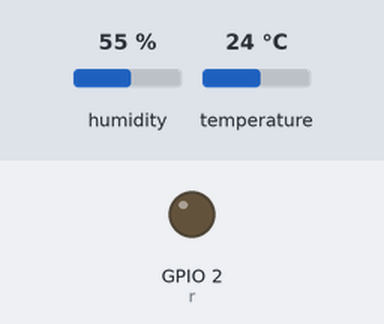
A program run on a simulated ESP32 board running MicroPython. Shown: output pins drawn as LEDs (lit = HIGH). Inputs (shaded band) come from the test bench; at power-on: humidity 55 %, temperature 24 °C. WiFi joins after 1.5 s; web requests get an empty 200 reply after 0.4 s; what the program prints to the serial console is not drawn.

Above: at 1.3 s.
1.4 s: humidity set to 69 %
9.4 s: humidity set to 72 %
At 14.9 s:
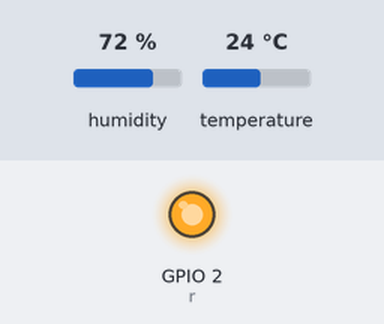
16.6 s: humidity set to 22 %
At 21.8 s:
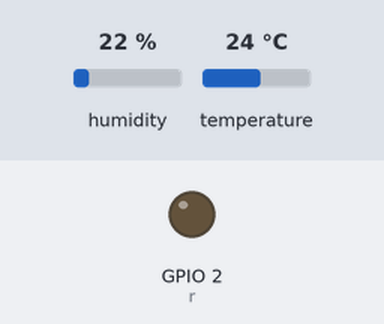
23.8 s: humidity set to 88 %
At 27.5 s:
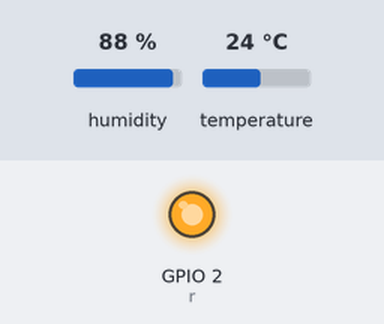
Timing chart, 0 to 29.0 s (numbered marks = the images above; inputs shaded):
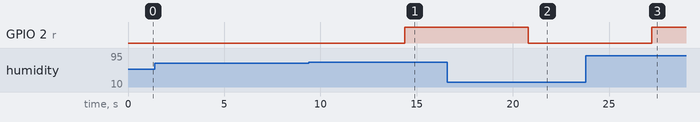

The program:

Projeto_IoT_Esta__o_Meteorol_gica_no_ESP32.py
```python
#Rodrigo Yuji Kawakani
#Importando bibliotecas utilizadas no projeto
import urequests
import dht
import machine
import time

#Função "conecta" para conexão wi-fi
def conecta(ssid, senha):
    import network
    import time
    station = network.WLAN(network.STA_IF)
    station.active(True)
    station.connect(ssid, senha)
    for t in range(50):
        if station.isconnected():
            break
    time.sleep(0.1)
    return station

#Verificando a conexão
print("Conectando...")
station = conecta("nome wi-fi", "senha wi-fi") #Inserir nome e senha do wi-fi
if not station.isconnected():
    print("Não conectado!\n")
else:
    print("Conectado!\n")

#Variável "d" para acesso ao DHT11, pino 4
d = dht.DHT11(machine.Pin(4))

#Variável "r" para instrução de saída do ESP32 ao Relé, pino 2
r = machine.Pin(2, machine.Pin.OUT)

#Título inicial
print("Estação Meteorológica para Internet das Coisas\nObs: Caso a Temperatura seja maior do que 31 graus OU a Umidade Relativa do Ar for maior do que 70%, o Relé será ligado!\n")

#Medindo a temperatura e a umidade do ar com um laço de repetição
while True:
    d.measure()
    print("Temperatura = {}\nUmidade = {}".format(d.temperature(), d.humidity()))
    temperatura = d.temperature()
    umidade = d.humidity()

#Criar a conta no ThingSpeak, criar o canal do projeto e criar os campos temperatura e umidade que serão respectivamente o field1 e field2
#Envio dos dados ao ThingSpeak enquanto o código é executado
    print("Enviando as informações para o ThingSpeak...")

    envio = urequests.get('link do ThingSpeak'+'&field1='+str(temperatura)+'&field2='+str(umidade)) #Inserir o link fornecido pelo ThingSpeak localizado dentro do canal criado, na aba API Keys, API Requests, Write a Channel Feed
    envio.close()
    time.sleep(1)

#Condições para que o Relé seja ligado, caso a Temperatura seja maior do que 31 graus OU a Umidade do Ar maior do que 70%
    if d.temperature() > 31 or d.humidity() > 70:
        r.value(1)
        print("O Relé está ligado.\n")
        time.sleep(5)
    else:
        r.value(0)
        print("O Relé está desligado.\n")
        time.sleep(5)
```

Measured:
- the behaviour switches between 70 and 71 % on humidity (found by bisection; images 0 and 1)
- after the input at 1.4 s, every drawn part: stays the same
- after the input at 9.4 s, GPIO 2 (r): LOW → HIGH after 5.0 s
- after the input at 16.6 s, GPIO 2 (r): HIGH → LOW after 4.2 s
- after the input at 23.8 s, GPIO 2 (r): LOW → HIGH after 3.4 s
